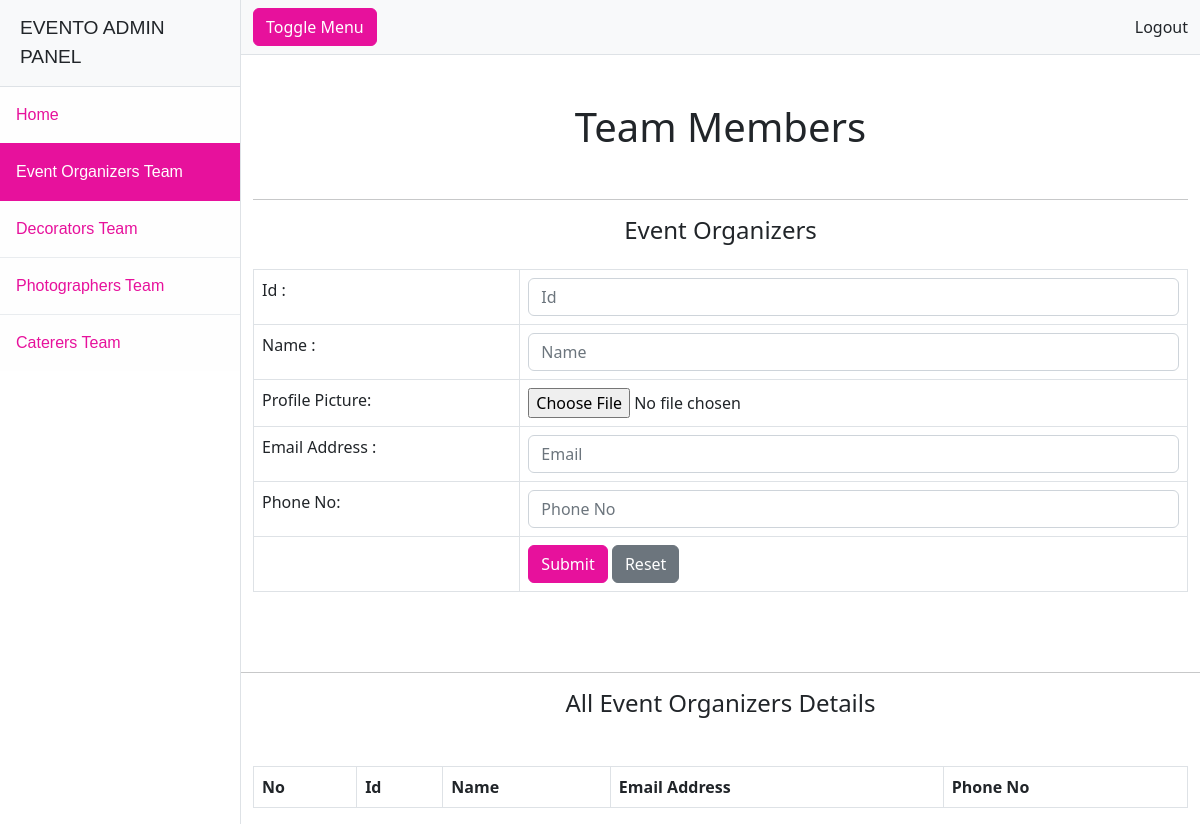
The page /admin/organizers.php on the database as committed earlier.
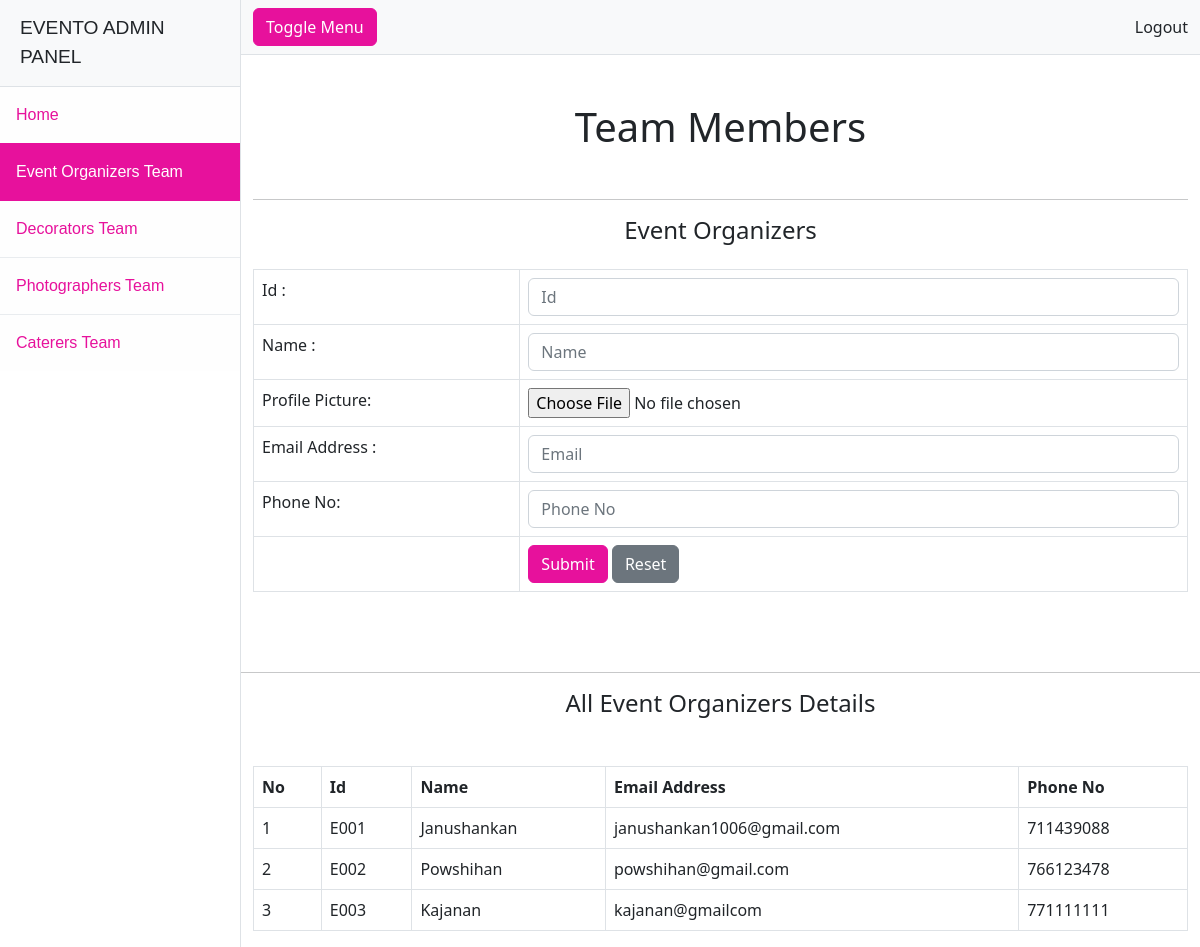
The same page on the database as committed later.
### tables this page shows
CREATE TABLE `organizer` (
  `org_id` varchar(100) NOT NULL,
  `client_id` varchar(100) NOT NULL,
  `org_name` varchar(100) NOT NULL,
  `org_email` varchar(100) NOT NULL,
  `org_phone_no` int(10) NOT NULL,
  `image` mediumblob NOT NULL
);

### admin/organizers.php (the view, shortened to what this page needs)
<!DOCTYPE html>
<html lang="en">
<head>
    <link rel="stylesheet" href="https://cdnjs.cloudflare.com/ajax/libs/bootstrap/5.3.0/css/bootstrap.min.css">
    <link href="css/styles.css" rel="stylesheet" />
</head>
<body>
    <div class="d-flex" id="wrapper">
        <div class="border-end bg-white" id="sidebar-wrapper" style="position: static; font-family: Arial, sans-serif;">
            <div class="sidebar-heading border-bottom bg-light">EVENTO ADMIN PANEL</div>
            <div class="list-group list-group-flush">
                <a class="list-group-item list-group-item-action list-group-item-light p-3" href="index.php">Home</a>
                <a class="list-group-item list-group-item-action list-group-item-light p-3 active" href="organizers.php">Event Organizers Team</a>
                <a class="list-group-item list-group-item-action list-group-item-light p-3" href="decorators.php">Decorators Team</a>
                <a class="list-group-item list-group-item-action list-group-item-light p-3" href="photographers.php">Photographers Team</a>
                <a class="list-group-item list-group-item-action list-group-item-light p-3" href="caterers.php">Caterers Team</a>
            </div>
        </div>
        <div id="page-content-wrapper">
            <nav class="navbar navbar-expand-lg navbar-light bg-light border-bottom">
                <div class="container-fluid">
                    <button class="btn btn-primary" id="sidebarToggle">Toggle Menu</button>
                    <div class="collapse navbar-collapse" id="navbarSupportedContent">
                        <ul class="navbar-nav ms-auto mt-2 mt-lg-0">
                            <a class="dropdown-item" href="logout.php">Logout</a>
                        </ul>
                    </div>
                </div>
            </nav>
            <div class="container mt-5">
                <h1 class="text-center">Team Members</h1>
                <br>
                <hr>
                <h4 class="text-center">Event Organizers</h4>
                <form action="insertOrganizers.php" method="post">
                    <table class="table table-bordered mt-4">
                        <tr>
                            <td>Id :</td>
                            <td><input type="text" name="id" class="form-control" placeholder="Id"></td>
                        </tr>
                        <tr>
                            <td>Name :</td>
                            <td><input type="text" name="name" class="form-control" placeholder="Name"></td>
                        </tr>
                        <tr>
                            <td>Profile Picture:</td>
                            <td><input type="file" name="image" class="form-control-file"></td>
                        </tr>
                        <tr>
                            <td>Email Address :</td>
                            <td><input type="mail" name="email" class="form-control" placeholder="Email"></td>
                        </tr>
                        <tr>
                            <td>Phone No:</td>
                            <td><input type="text" name="phone_no" class="form-control" placeholder="Phone No"></td>
                        </tr>
                        <tr>
                            <td></td>
                            <td>
                                <input type="submit" value="Submit" class="btn btn-primary">
                                <input type="reset" value="Reset" class="btn btn-secondary">
                            </td>
                        </tr>
                    </table>
                </form>
            </div>
            <br><br>
            <hr>
            <h4 class="text-center"> All Event Organizers Details</h4>
            <div class="container mt-5">
                <?php
                $db = mysqli_connect("localhost", "root", "", "event_planner");
                $query = "select * from organizer";
                $result = mysqli_query($db, $query);
                ?>
                <table class="table table-bordered mt-4">
                    <tr>
                        <th>No</th>
                        <th>Id</th>
                        <th>Name</th>
                        <th>Email Address</th>
                        <th>Phone No</th>
                    </tr>
                    <?php
                    $rowNumber = 1;
                    while ($row = mysqli_fetch_assoc($result)) {
                    ?>
                        <tr>
                            <td>
                                <?php echo $rowNumber++; ?>
                            </td>
                            <td>
                                <?php echo $row["org_id"]; ?>
                            </td>
                            <td>
                                <?php echo $row["org_name"]; ?>
                            </td>
                            <td>
                                <?php echo $row["org_email"]; ?>
                            </td>
                            <td>
                                <?php echo $row["org_phone_no"]; ?>
                            </td>
                        </tr>
                    <?php
                    }
                    ?>
                </table>
            </div>
        </div>
    </div>
</body>
</html>

Rows that differ between the two databases and show on the page:
added organizer: org_id "E001", org_name "Janushankan", org_email "janushankan1006@gmail.com", org_phone_no "711439088"
added organizer: org_id "E002", org_name "Powshihan", org_email "powshihan@gmail.com", org_phone_no "766123478"
added organizer: org_id "E003", org_name "Kajanan", org_email "kajanan@gmailcom", org_phone_no "771111111"
